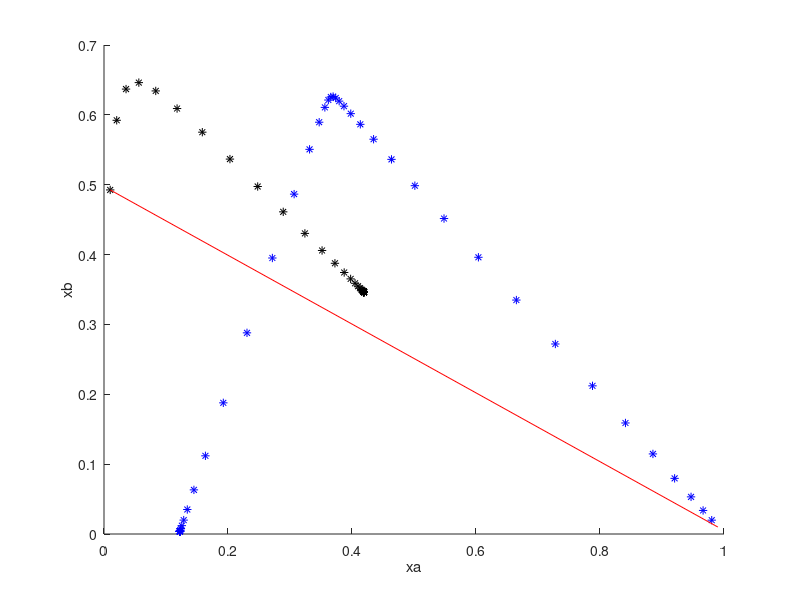

Write MATLAB code to recreate this figure. (Note: this script raises an error after producing the figure.)
a = [4 2 1]; %relative volatility
xf = [1/3 1/3 1/3];
xa_d = 0.99;
xc_d = 1e-10;
xb_d = 1-xa_d-xc_d;
r = 2.1566*1.25; %L/D = r = reflux ratio
F = 1; r0=3;
xD = [xa_d xb_d xc_d];

xa_b =  0.01;

%D/B = k
k = (xf(1)-xa_b)/(xa_d-xf(1));
xb_b = xf(2) - k*(xb_d-xf(2));
xc_b = xf(3) - k*(xc_d-xf(3));

%V/D = q
q = r+1;

%V/B = s
s = k*q;

N=50;
%topdown
yr = zeros(N+1,length(xD));
xr = zeros(N,length(xD));

yr(1,:)=xD;
for i = 1:N
    xr(i,:)=yr(i,:)./a/(sum(yr(i,:)./a)); %VLE
    yr(i+1,:)= r/(r+1)*xr(i,:)+xD/(r+1); %CMB
end
%bottomup
xB = [xa_b xb_b xc_b];

ys = zeros(N,length(xB));
xs = zeros(N+1,length(xB));

xs(1,:)=xB;
for j = 1:N
    ys(j,:)=xs(j,:).*a/(sum(xs(j,:).*a)); %VLE
    xs(j+1,:)= s/(s+1)*ys(j,:)+xB/(s+1); %CMB 
end

hold on
plot(xr(:,1),xr(:,2),'b*')
plot(xs(:,1),xs(:,2),'k*')
plot([xB(1,1),xD(1,1)],[xB(1,2),xD(1,2)],'r')
xlabel('xa'); ylabel('xb'); title('1.25*R_{min} plot',FontWeight='normal');
%legend('xr','xs','line');
hold off 

%b=0.6832
%r=2.1566
b= [0.95:-0.01:0.1]';
M = length(b);
area = zeros(M,1);
r1 = area;
xpr = [0 1 0]';
xps = [1 0 0]';
s0=(r0+1)*k;
for i=1:M
    r1 = b(i)/(1-b(i));
    s1 = (r1+1)*k;
    xpr = crf(xD,r1,xpr);
    xps = csf(xB,s1,xps);
    e1 = xf(1:2)-xpr(1:2); 
    e2 = xps(1:2)-xpr(1:2);
    area(i) = det([e1, e2]);
end

figure
plot(b,area)